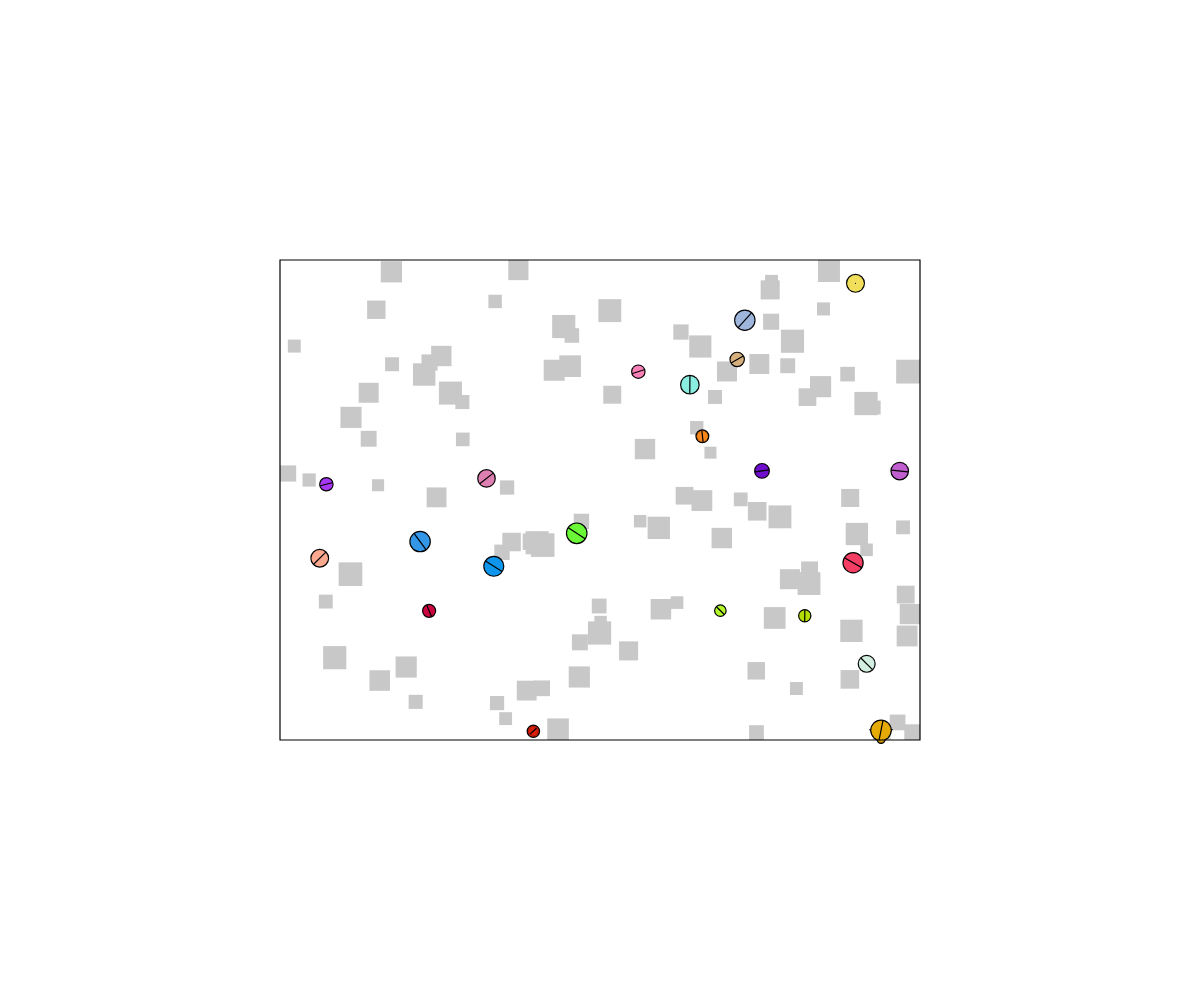
Frame 1 (no input)
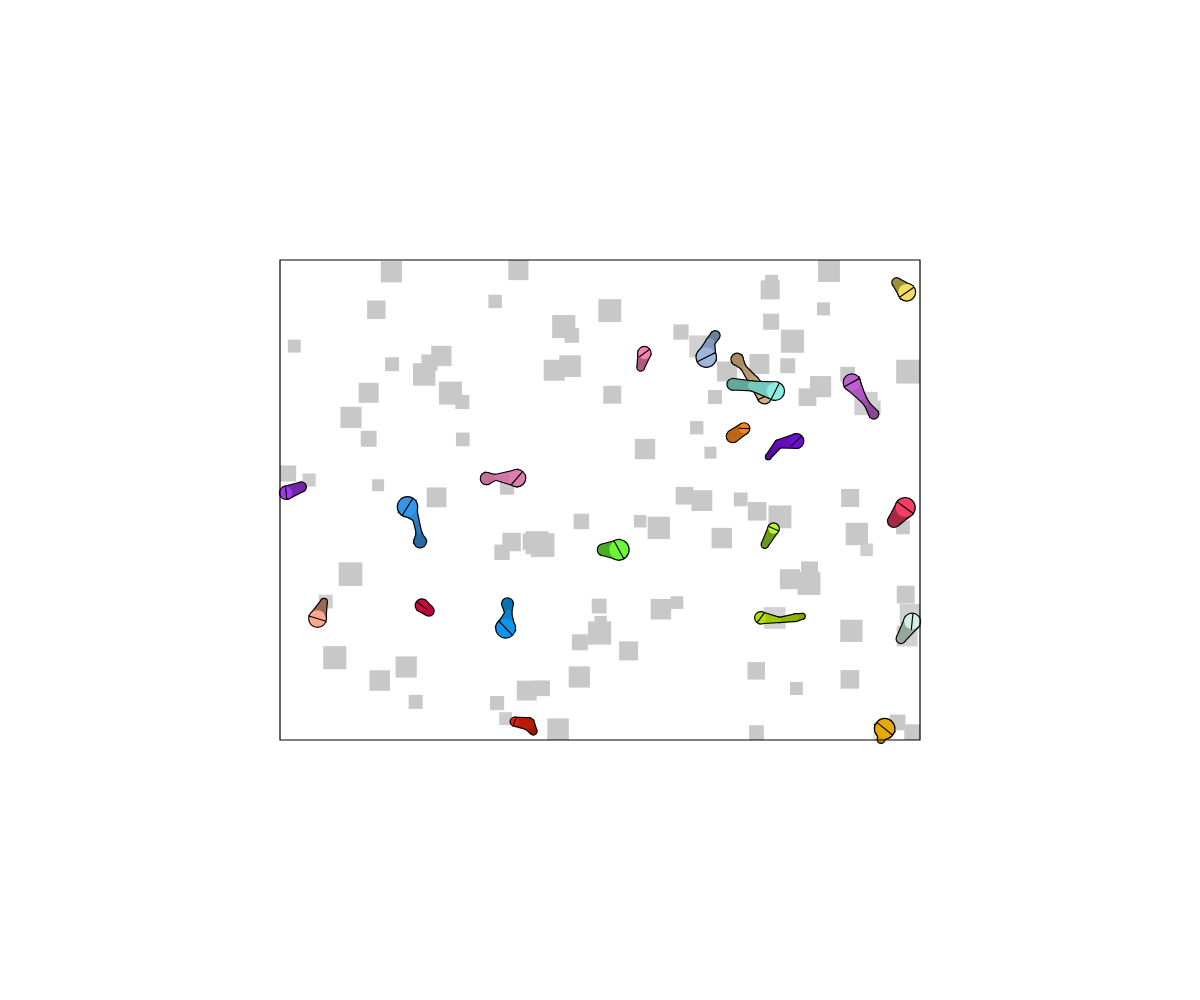
Frame 60 (no input)
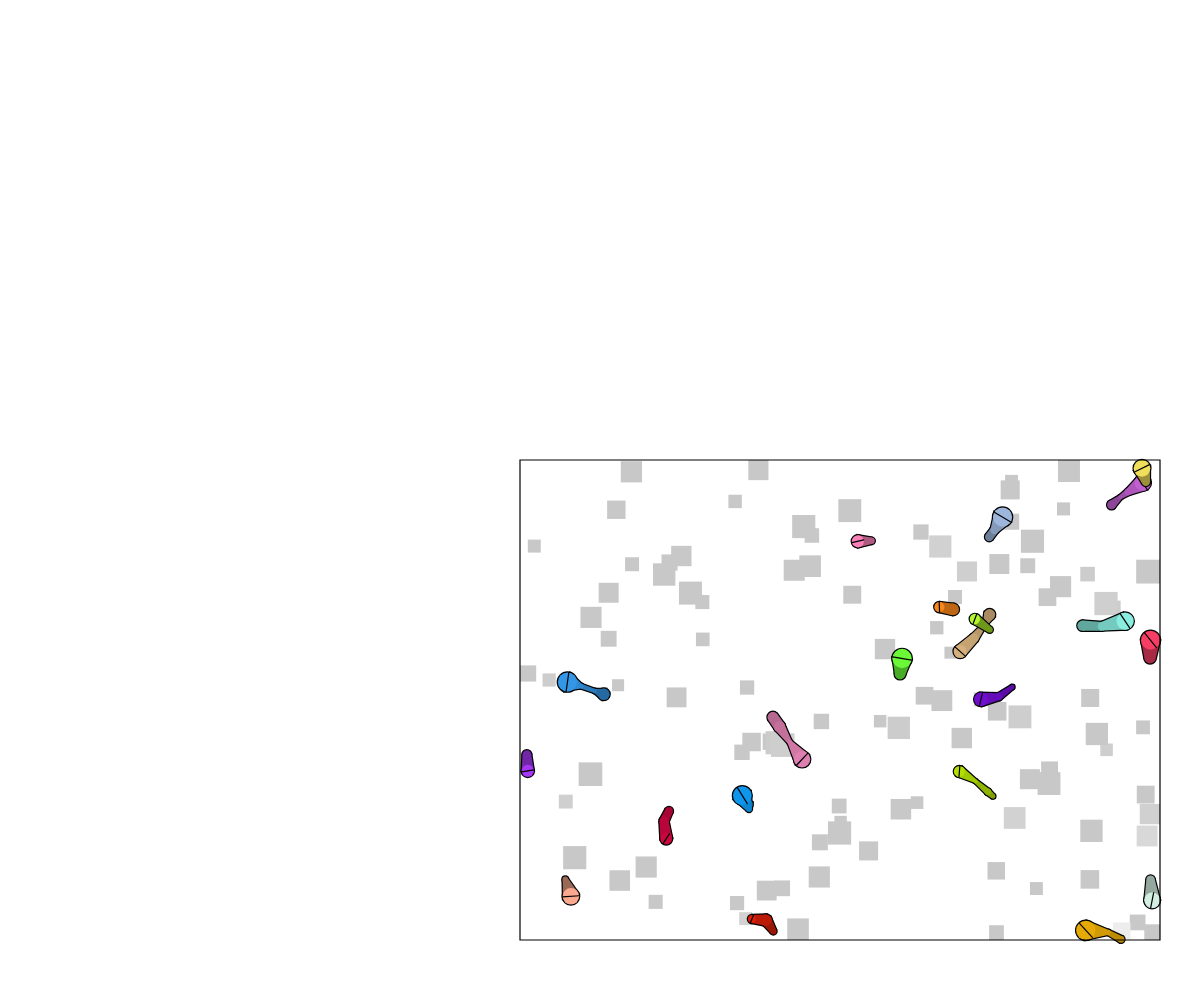
Frame 120 (the mouse pressed at the canvas centre since frame 60)

The p5.js sketch that drew these frames (run headless with seeded random() and noise() and a simulated clock; from frame 60 on, the mouse is pressed at the canvas centre):

// p5.js sketch
// ── sketch.js
let walkers = [];
let foods = [];
let foodenergy = 10;
let foodcount = 100;
let time = 0;
let screenscale = 0.4;
let simspeed = 1;
let gridx = 1600;
let gridy = 1200;

let offsetx = 0;
let offsety = 0;

function setup() {
  createCanvas(windowWidth, windowHeight);
  angleMode(DEGREES);
  
  for(let i = 0; i < 20; i++){
    walkers[walkers.length] = new walker(createVector(random(gridx),random(gridy)));
  }
  
  for(let i = 0; i < foodcount; i++){
    foods[foods.length] = new food(createVector(random(gridx),random(gridy)));
  }
}

function draw() {
  background(255);
  
  for(let i = 0; i < simspeed; i++){
    for(let j = 0; j < walkers.length; j++){
      if(walkers[j].dead){
        walkers.splice(j, 1);
      } else {
        walkers[j].move();
      }
    }
    
    for(let j = 0; j < foods.length; j++){
      if(foods[j].energy == 0){
        foods.splice(j, 1);
        j--;
      }
    }
    
    if(time % 300 == 0 && walkers.length > 1){
      let possibles = [];
      for(let j = 0; j < walkers.length; j++){
        possibles[possibles.length] = j;
      }
      for(let j = 0; j < walkers.length - 2; j++){
        possibles.splice(int(random(possibles.length)),1);
      }
      let parent1 = walkers[possibles[0]];
      let parent2 = walkers[possibles[1]];
      
      let child = new walker(createVector(random(gridx),random(gridy)));
      
      child.timermove = random(parent1.timermove,parent2.timermove) * random(0.9,1.1);
      child.speed = random(parent1.speed,parent2.speed) * random(0.9,1.1);
      
      child.hues = [];
      for(let j = 0; j < 3; j++){
        child.hues[j] = constrain(random(parent1.hues[j],parent2.hues[j]) * random(0.9,1.1),0,1);
      }
    
      child.highhue = 0;
      for(let j = 1; j < 3; j++){
        if(child.hues[j] > child.hues[child.highhue]){
          child.highhue = j;
        }
      }
    
      child.upper = constrain(random(parent1.upper,parent2.upper) * random(0.9,1.1),200,250);
      child.lower = constrain(random(parent1.lower,parent2.lower) * random(0.9,1.1),150,190);
      
      child.acceleration.setMag(random(parent1.acceleration.mag(), parent2.acceleration.mag()) * random(0.9,1.1));
      
      child.segments = [];
      let childpos = createVector(random(gridx),random(gridy));
      child.segments[0] = new segment(childpos, random(parent1.segments[0].size, parent2.segments[0].size) * random(0.9,1.1), 0);
    
      let extras = int(random(parent1.segments.length - 1, parent2.segments.length - 1));
      if(random(1) < 0.05){
        extras++;
      }
      for(let j = 0; j < extras; j++){
        let bodysize = int(random(parent1.segments[int(random(1, parent1.segments.length))].size, parent2.segments[int(random(1, parent2.segments.length))].size) * random(0.9,1.1));
        let lengthmin = (child.segments[j].size / 2) + (bodysize / 2);
        child.segments[j + 1] = new segment(createVector(childpos.x,childpos.y),bodysize,int(random(lengthmin,lengthmin + 30)));
      }
    
      child.energymax = 0;
      for(let j = 0; j < child.segments.length; j++){
        child.energymax += (child.segments[j].size / 2) * (child.segments[j].size / 2) * PI;
        child.energymax += child.segments[j].body * child.segments[j].size / 2;
      }
      child.energy = child.energymax / 2;
      child.cost = child.energymax / 10000;
      
      walkers[walkers.length] = child;
    }
    
    if(random(1) < 0.01 && foods.length < foodcount){
      foods[foods.length] = new food(createVector(random(gridx),random(gridy)));
    }
    
    time += 1;
  }
  
  if(mouseIsPressed){
    offsetx += mouseX - pmouseX;
    offsety += mouseY - pmouseY;
  }
  
  push();
  scale(screenscale);
  translate(((width - gridx * screenscale) / 2) / screenscale, ((height - gridy * screenscale) / 2) / screenscale);
  translate(offsetx, offsety);
  
  for(let i = 0; i < foods.length; i++){
    foods[i].display();
  }
  
  for(let i = 0; i < walkers.length; i++){
    walkers[i].display();
  }
  
  rectMode(CENTER);
  stroke(0);
  strokeWeight(3);
  noFill();
  rect(gridx / 2, gridy / 2, gridx, gridy);
  
  pop();
}

class walker{
  constructor(position){
    this.timer = random(10000);
    this.timermove = random(0.01,0.1);
    this.age = 0;
    this.death = 0;
    this.dead = false;
    this.speed = random(1.5,8);
    
    this.hues = [];
    for(let i = 0; i < 3; i++){
      this.hues[i] = random(1);
    }
    
    this.highhue = 0;
    for(let i = 1; i < 3; i++){
      if(this.hues[i] > this.hues[this.highhue]){
        this.highhue = i;
      }
    }
    
    this.upper = random(200,250);
    this.lower = random(150,190);
    
    this.velocity = createVector(0,0);
    this.direction = createVector(0,0);
    this.acceleration = createVector(random(-1,1),random(-1,1));
    this.acceleration.setMag(random(0.15,0.35));
    
    this.segments = [];
    this.segments[0] = new segment(position, random(20,50), 0);
    
    let extras = int(random(1,4));
    for(let i = 0; i < extras; i++){
      let bodysize = int(random(10,30));
      let lengthmin = (this.segments[i].size / 2) + (bodysize / 2);
      this.segments[i + 1] = new segment(createVector(position.x,position.y),bodysize,int(random(lengthmin,lengthmin + 30)));
    }
    
    this.energymax = 0;
    for(let i = 0; i < this.segments.length; i++){
      this.energymax += (this.segments[i].size / 2) * (this.segments[i].size / 2) * PI;
      this.energymax += this.segments[i].body * this.segments[i].size / 2;
    }
    this.energy = this.energymax / 2;
    this.cost = this.energymax / 10000;
  }
  
  move(){
    this.energy = constrain(this.energy - this.age / 10000, 0, this.energymax);
    
    this.acceleration.rotate(map(noise(this.timer),0,1,-15,15));
    
    this.velocity.setMag(constrain(this.velocity.mag() - 0.1, 0, this.speed));
    if(this.acceleration.mag() * this.cost < this.energy){
      this.energy -= this.velocity.mag() * this.cost;
      this.velocity.add(this.acceleration);
      this.velocity.limit(this.speed);
    }
    
    this.segments[0].position.add(this.velocity);
    this.segments[0].position.x = constrain(this.segments[0].position.x, this.segments[0].size / 2, gridx - this.segments[0].size / 2);
    this.segments[0].position.y = constrain(this.segments[0].position.y, this.segments[0].size / 2, gridy - this.segments[0].size / 2);
    
    for(let i = 1; i < this.segments.length; i++){
      let x1 = this.segments[i].position.x;
      let y1 = this.segments[i].position.y;
      let x2 = this.segments[i-1].position.x;
      let y2 = this.segments[i-1].position.y;
      
      let currentdist = createVector(x1 - x2, y1 - y2);
      currentdist.limit(this.segments[i].body);
      this.segments[i].position = createVector(x2,y2);
      this.segments[i].position.add(currentdist);
    }
    
    if(this.velocity.x != 0 && this.velocity.y != 0){
      this.direction.x = this.velocity.x;
      this.direction.y = this.velocity.y;
      this.direction.setMag(1);
    }
    
    if(this.energymax - this.energy > foodenergy){
      for(let i = 0; i < foods.length; i++){
        if(foods[i].energy > 0){
          let posx = this.segments[0].position.x;
          let posy = this.segments[0].position.y;
          let foodx = foods[i].position.x;
          let foody = foods[i].position.y;
          let foodsize = foods[i].size / 2;
          if(abs(posx - foodx) < foodsize && abs(posy - foody) < foodsize){
            foods[i].energy--;
            this.energy = constrain(this.energy + foodenergy, 0, this.energymax);
          }
        }
      }
    }
    
    if(this.energy == 0){
      this.death++;
    } else {
      this.death = 0;
    }
    if(this.death >= 100){
      this.dead = true;
    }
    
    this.age++;
    this.timer += this.timermove;
  }
  
  display(){
    for(let i = 0; i < 2; i++){
      if(i == 0){
        stroke(0);
        strokeWeight(6);
      } else {
        noStroke(0);
      }
      for(let j = this.segments.length - 1; j > -1; j--){
        let basehue = this.upper - (this.upper - this.lower) / (this.segments.length - 1) * j;
        let newhues = [];
        for(let i = 0; i < 3; i++){
          newhues[i] = basehue * this.hues[i] / this.hues[this.highhue];
          newhues[i] = constrain(newhues[i],0,255);
        }
        fill(newhues[0],newhues[1],newhues[2]);
        if(j > 0){
          let x1 = this.segments[j].position.x;
          let y1 = this.segments[j].position.y;
          let x2 = this.segments[j-1].position.x;
          let y2 = this.segments[j-1].position.y;
          let tilt = createVector(x1 - x2, y1 - y2);
          tilt.rotate(90);
          tilt.setMag(1);
        
          quad(x1 + (this.segments[j].size / 2) * tilt.x, y1 + (this.segments[j].size / 2) * tilt.y, x1 - (this.segments[j].size / 2) * tilt.x, y1 - (this.segments[j].size / 2) * tilt.y, x2 - (this.segments[j-1].size / 2) * tilt.x, y2 - (this.segments[j-1].size / 2) * tilt.y, x2 + (this.segments[j-1].size / 2) * tilt.x, y2 + (this.segments[j-1].size / 2) * tilt.y);
        }
        this.segments[j].display();
      }
    }
    
    let mouth = createVector(this.direction.x, this.direction.y);
    mouth.setMag(this.segments[0].size / 2);
    mouth.rotate(90);
    stroke(0);
    strokeWeight(3);
    line(this.segments[0].position.x - mouth.x, this.segments[0].position.y - mouth.y, this.segments[0].position.x + mouth.x, this.segments[0].position.y + mouth.y);
  }
}

class segment{
  constructor(position,size,body){
    this.position = position;
    this.size = size;
    this.body = body;
  }
  
  display(){
    ellipse(this.position.x,this.position.y,this.size,this.size);
  }
}

class food{
  constructor(position){
    this.position = position;
    this.size = random(30,60);
    this.position.x = constrain(this.position.x,this.size / 2, gridx - this.size / 2);
    this.position.y = constrain(this.position.y,this.size / 2, gridy - this.size / 2);
    this.energy = 100;
  }
  
  display(){
    rectMode(CENTER);
    noStroke();
    fill(250 - this.energy / 2);
    rect(this.position.x,this.position.y,this.size,this.size);
  }
}

function keyPressed(){
  if(keyCode == UP_ARROW){
    screenscale *= 1.1;
  }
  
  if(keyCode == DOWN_ARROW){
    screenscale *= 0.9;
  }
  
  if(keyCode == LEFT_ARROW){
    simspeed = constrain(simspeed - 1, 1, 10);
  }
  
  if(keyCode == RIGHT_ARROW){
    simspeed = constrain(simspeed + 1, 1, 10);
  }

  if(key == 'a' || key == 'A'){
    walkers[walkers.length] = new walker(createVector(random(gridx),random(gridy)));
  }
}

function windowResized(){
  resizeCanvas(windowWidth,windowHeight);
}
